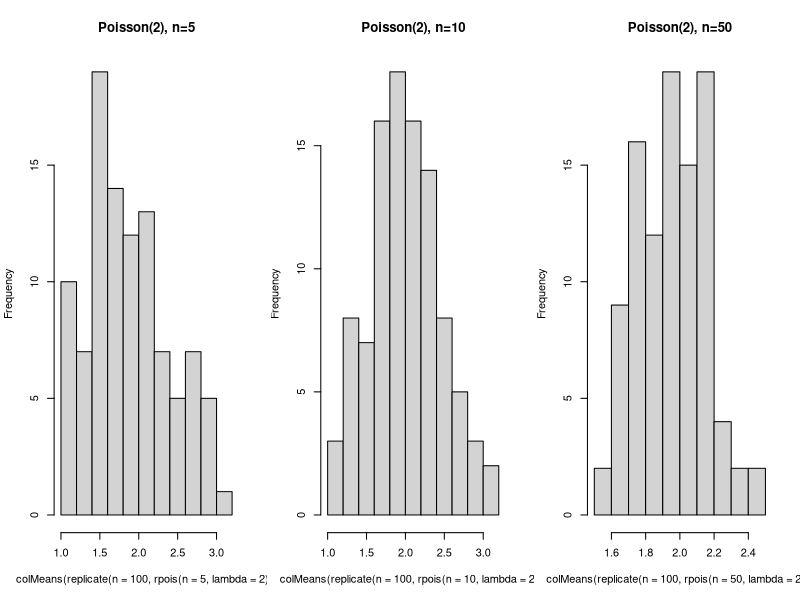
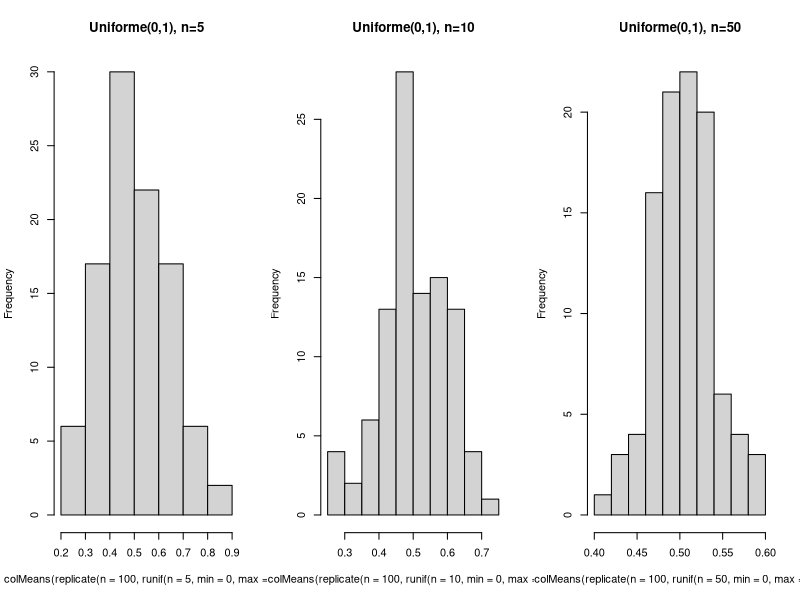

Write R code to recreate these figures, in order.
## ---- chunk 1
knitr::opts_chunk$set(echo = TRUE)
## ---- chunk 2
par(mfrow=c(1,3))
hist( colMeans( replicate( n = 100, rpois( n = 5, lambda = 2))), main="Poisson(2), n=5")
hist( colMeans( replicate( n = 100, rpois( n = 10, lambda = 2))), main="Poisson(2), n=10")
hist( colMeans( replicate( n = 100, rpois( n = 50, lambda = 2))), main="Poisson(2), n=50")
## ---- chunk 3
par(mfrow=c(1,3))
hist( colMeans( replicate( n = 100, runif( n = 5, min = 0, max = 1))), main="Uniforme(0,1), n=5")
hist( colMeans( replicate( n = 100, runif( n = 10, min = 0, max = 1))), main="Uniforme(0,1), n=10")
hist( colMeans( replicate( n = 100, runif( n = 50, min = 0, max = 1))), main="Uniforme(0,1), n=50")
